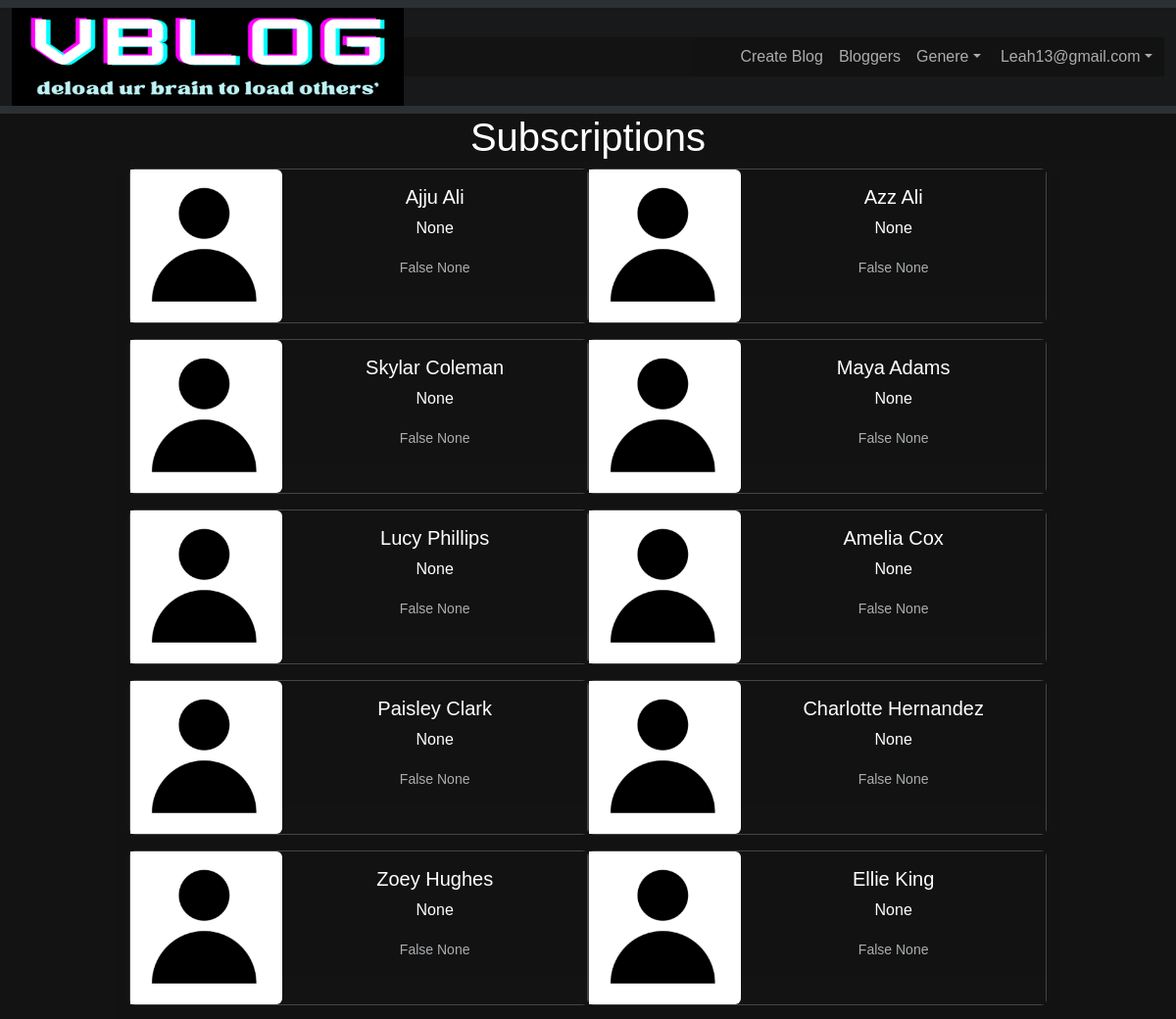
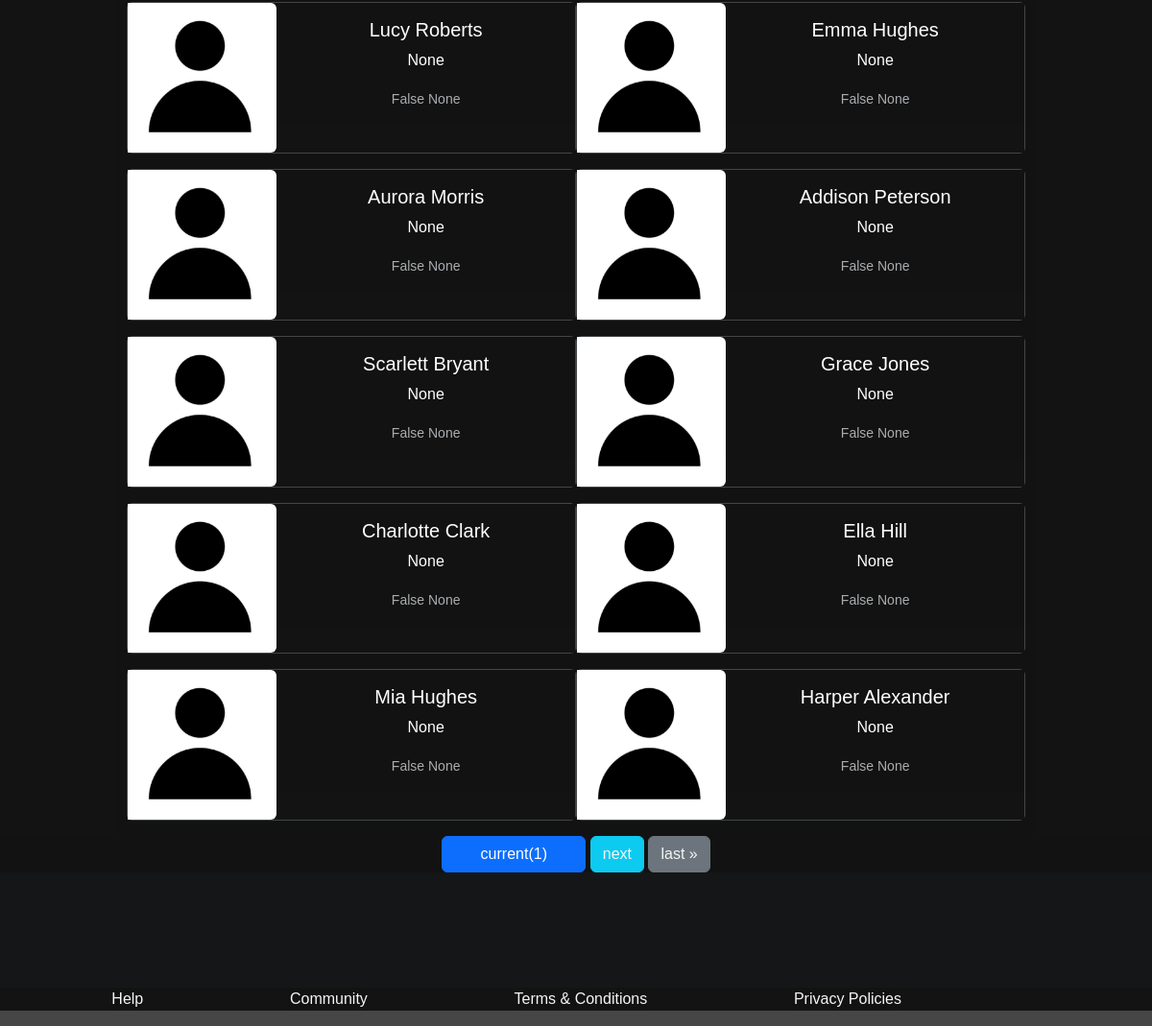
Page /profilelist/fl/ (signed in) on the committed database (2 pictures, top to bottom).
### blogapp/models.py (models this page shows)
class bloguser(AbstractUser):
    gchoices = [('M', 'Male'),('F', 'Female'),('O', 'Other')]
    rchoices=[('M', 'Married'),('U', 'Unmarried'),('D', 'Divorced'),('W', 'Widowed'),('I', 'In a Relationship'),('N', 'Not Interested')]
    username=None
    idu=models.CharField(null=True,max_length=10,default='ooo')
    user_name=models.CharField(null=True,blank=True,max_length=30,validators=[MinLengthValidator(3),MaxLengthValidator(30)])
    first_name=models.CharField(null=True,blank=True,default='',max_length=30,validators=[MinLengthValidator(3),MaxLengthValidator(20)])
    last_name=models.CharField(null=True,blank=True,default='',max_length=30,validators=[MinLengthValidator(3),MaxLengthValidator(20)])
    email=models.EmailField(null=False,blank=False,unique=True,validators=[MinLengthValidator(8),MaxLengthValidator(50)])
    mobile=models.IntegerField(null=True,blank=True,validators=[MinValueValidator(6000000000),MaxValueValidator(9999999999)])
    gender=models.CharField(null=True,blank=True,default='M',max_length=1,choices=gchoices)
    date_of_birth=models.DateField(null=True,blank=True,validators=[validatedate])
    dp=models.ImageField(null=True,blank=True,upload_to='images/dp')
    relationship=models.CharField(null=True,blank=True,default='N',max_length=1,choices=rchoices)
    bio=models.CharField(max_length=500,validators=[MaxLengthValidator(300)],null=True)
    status=models.BooleanField(default=False,null=True)
    date_of_joining=models.DateField(null=True)
    last_login=models.DateTimeField(null=True)
    vip=models.BooleanField(blank=True,default=False)
    follows=models.ManyToManyField('self',related_name='followed_by',symmetrical=False,blank=True)
    saves=models.ManyToManyField('blog', related_name='saved_by',blank=True)
    instagram=models.CharField(null=True,blank=True,max_length=50,)
    facebook=models.CharField(null=True,blank=True,max_length=50,)
    linked_in=models.CharField(null=True,blank=True,max_length=50,)
    website=models.CharField(null=True,blank=True,max_length=50,)
    interests=models.CharField(null=True,blank=True,max_length=200,)
    settings=models.CharField(null=True,blank=True,max_length=1000)
    slug=models.SlugField(default='slugdefault',null=True,blank=True)
    USERNAME_FIELD='email'
    REQUIRED_FIELDS=[]
    object=UserManager()

### blogapp/views.py (the view)
# urls.py: path('profilelist/<str:lt>/',views.profilelist,name='profilelist'),
def profilelist(request,lt):
    u1=request.user
    if lt=='fl':
        pl=u1.follows.all()
        plo=[]
        ttl='Subscriptions'
    elif lt=='fb':
        pl=u1.followed_by.all()
        plo=[]
        ttl= 'Subscribers'
    elif lt=='au':
        pl=bloguser.objects.all()
        plo=u1.follows.all()
        pl=list(set(pl)-set(plo))
        ttl='Blogers Not Subscribed'
    paginator = Paginator(pl, 20)
    page_number = request.GET.get('page')
    upage = paginator.get_page(page_number)
    return render(request, 'profilelist.html',{'pl':pl,'plo':plo,'ttl':ttl,'upage':upage,'msg':''})

### blogapp/templates/profilelist.html (shortened to what this page needs)
{% extends 'base.html' %}
{% load static %}
{% block main %}
<div>
<h1>{{ttl}}</h1>
<div class="container" style=" display: grid;grid-template-columns: 1fr 1fr;;justify-content: space-around;margin-right: 10%;margin-left: 10%;width: 80%;">
{% for i in upage %}
<a href="{% url 'userprofile' i.idu %}">
<div class="card mb-3" style="max-width: 540px;">
    <div class="row g-0">
      <div class="col-md-4">
        {% if u.dp %}
               <img src="{{u.dp.url}}" class="img-fluid rounded-start" alt="dp">
               {% else %}
               <img src="{% static 'media/defaultprofile.PNG' %}" class="img-fluid rounded-start" alt="dp">
               {% endif %}
      </div>
      <div class="col-md-8">
        <div class="card-body">
          <h5 class="card-title">{{ i.first_name }} {{ i.last_name }}</h5>
          <p class="card-text">{{ i.bio }}</p>
          <p class="card-text"><small class="text-body-secondary">{{i.status}} {{i.last_login}}</small></p>
        </div>
      </div>
    </div>
  </div>
</a>
{% endfor %}
</div>
<div class="pagination" style="display: flex;align-items: center;text-align: center;justify-content: center;">
  <span class="step-links">
      <button class="btn btn-primary" style="width: 150px;">current({{ upage.number }})</span></button>
      {% if upage.has_next %}
          <button class="btn btn-info"><a href="?page={{ upage.next_page_number }}">next</a></button>
          <button class="btn btn-secondary"><a href="?page={{ upage.paginator.num_pages }}">last &raquo;</a></button>
      {% endif %}
</div>
</div>
{% endblock main %}

### templates/base.html (shortened to what this page needs)
<!DOCTYPE html>
<html lang="en">
<head>
    <link rel="stylesheet" href="https://cdn.jsdelivr.net/npm/bootstrap@5.3.1/dist/css/bootstrap.rtl.min.css">
</head>
<body data-bs-theme="dark">
    {% load static %}
    <nav class="navbar navbar-expand-lg bg-body-tertiary">
        <div class="container-fluid">
            <a href="{% url 'home' %}"><img src="{% static 'media/vlogo.png' %}" width="400px" height="100px" alt=""></a>
          <div class="collapse navbar-collapse" id="navbarSupportedContent">
            <ul class="navbar-nav me-auto mb-2 mb-lg-0">
              <li class="nav-item">
                <a class="nav-link" href="{% url 'newblog' %}">Create Blog</a>
              </li>
              <li class="nav-item">
                <a class="nav-link" href="{% url 'profilelist' 'au' %}">Bloggers</a>
              </li>
              <li class="nav-item dropdown">
                <a class="nav-link dropdown-toggle" href="#" role="button" data-bs-toggle="dropdown" aria-expanded="false">
                  Genere
                </a>
              </li>
                {% if request.user.is_authenticated %}
                <li class="nav-item dropdown">
                  <a class="nav-link dropdown-toggle" href="#" role="button" data-bs-toggle="dropdown" aria-expanded="false">
                    {{request.user.email}}
                  </a>
                </li>
                {% else %}
                <li class="nav-item ">
                <a class="nav-link" href="{% url 'userlogin'%}">Login</a>
                </li>
                {% endif %}
            </ul>
          </div>
        </div>
      </nav>
    <section style="align-items: center;justify-content: center;text-align: center;">
        {% block main %}{% endblock main %}
    </section>
    <footer >
      <br><br><br><br><br>
<ul style="display: flex;justify-content: space-around;list-style: none;">
        <li><a href="">Help</a></li>
        <li><a href="">Community</a></li>
        <li><a href="">Terms & Conditions</a></li>
        <li><a href="">Privacy Policies</a></li>
</ul>
    </footer>
</body>
</html>

### templates/base.html (style rules this page uses)
* { background-color: rgba(19, 18, 18, 0.781); color: white; font-family: Arial, Helvetica, sans-serif; text-decoration: none; }
button { background-color:grey; }
a { text-decoration: none; color: whitesmoke; background-color:transparent; }

### rows in the picture
bloguser: user.email "Leah13@gmail.com"
bloguser: first_name "Ajju", last_name "Ali", bio "None", status "False", last_login "None"
bloguser: first_name "Azz", last_name "Ali", bio "None", status "False", last_login "None"
bloguser: first_name "Skylar", last_name "Coleman", bio "None", status "False", last_login "None"
bloguser: first_name "Maya", last_name "Adams", bio "None", status "False", last_login "None"
bloguser: first_name "Lucy", last_name "Phillips", bio "None", status "False", last_login "None"
bloguser: first_name "Amelia", last_name "Cox", bio "None", status "False", last_login "None"
bloguser: first_name "Paisley", last_name "Clark", bio "None", status "False", last_login "None"
bloguser: first_name "Charlotte", last_name "Hernandez", bio "None", status "False", last_login "None"
bloguser: first_name "Zoey", last_name "Hughes", bio "None", status "False", last_login "None"
bloguser: first_name "Ellie", last_name "King", bio "None", status "False", last_login "None"
bloguser: first_name "Lucy", last_name "Roberts", bio "None", status "False", last_login "None"
bloguser: first_name "Emma", last_name "Hughes", bio "None", status "False", last_login "None"
bloguser: first_name "Aurora", last_name "Morris", bio "None", status "False", last_login "None"
bloguser: first_name "Addison", last_name "Peterson", bio "None", status "False", last_login "None"
bloguser: first_name "Scarlett", last_name "Bryant", bio "None", status "False", last_login "None"
bloguser: first_name "Grace", last_name "Jones", bio "None", status "False", last_login "None"
bloguser: first_name "Charlotte", last_name "Clark", bio "None", status "False", last_login "None"
bloguser: first_name "Ella", last_name "Hill", bio "None", status "False", last_login "None"
bloguser: first_name "Mia", last_name "Hughes", bio "None", status "False", last_login "None"
bloguser: first_name "Harper", last_name "Alexander", bio "None", status "False", last_login "None"

### other values in the picture
{{ ttl }} "Subscriptions"
{{ upage.number }} "1"
